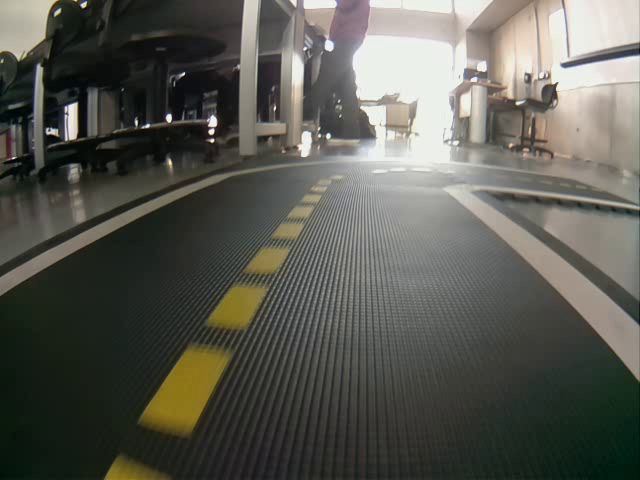
#> input picture images/testa37.png, 640 x 480 px
$ python read_edges.py
#> lines starting #> are read from the running program, lines starting #| are printed output that depends on the picture; after the words box and inside, x2 and y2 are one past the last pixel; in counts of white or black regions, pixels touching at a corner belong together; pictures that were not available may be replaced by others from this repository, and a replacement may not be noted
import cv2
import numpy as np
import matplotlib.pyplot as plt

vd = cv2.VideoCapture("images/film5.avi")
fname = "images/testa37.png"
img = cv2.imread(fname)
#> img is the input picture: shape (480, 640, 3); mean B, G, R 82.8, 90.3, 90.3
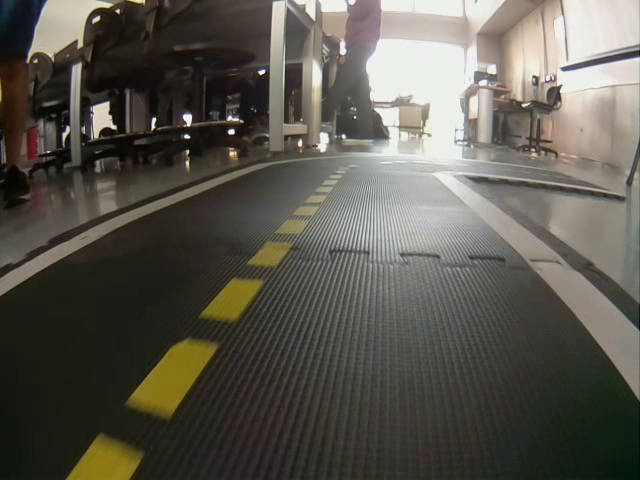
#> input picture frame 16 of images/film4.avi, 640 x 480 px, given in place of film5.avi, which was not available
#> further down, frame is the input picture: shape (480, 640, 3); mean B, G, R 79.2, 87.8, 90.7


def toCanny(src):
    gray = cv2.cvtColor(src, cv2.COLOR_RGB2GRAY)  # Convert to gray
    blur = cv2.GaussianBlur(gray, (5, 5), 0)
    canny = cv2.Canny(blur, 50, 150)  # Detect edges
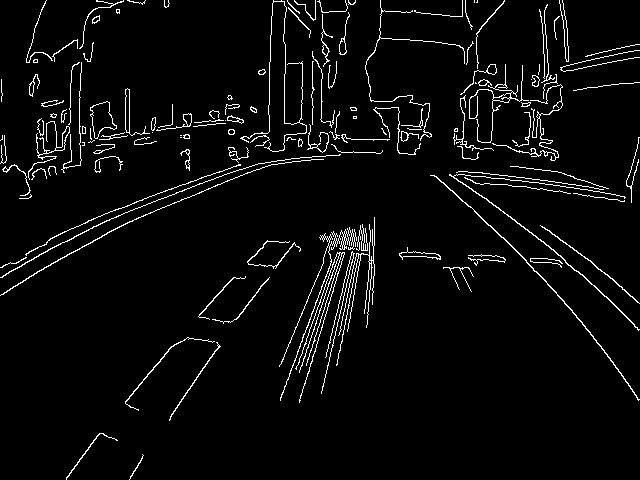
#> canny: shape (480, 640); 4.1% white in thin lines or dots
    return canny


def selectArea(src):
    polygon = np.array([[(0, 480), (270, 164), (420, 164), (640, 340)]])
    mask = np.zeros_like(src)
    cv2.fillPoly(mask, polygon, 255)
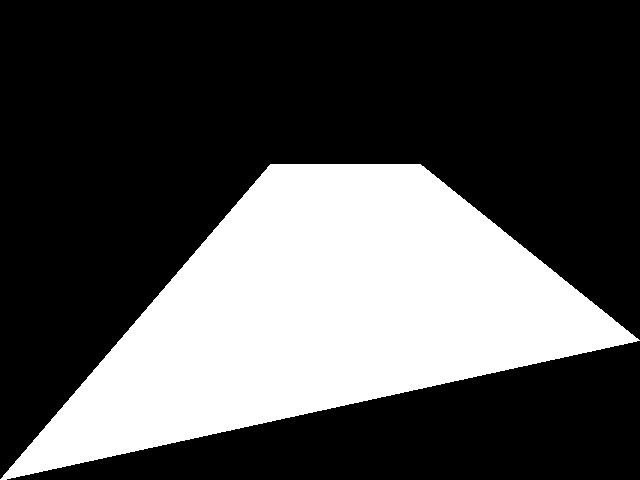
#> mask: shape (480, 640); 31.3% white; 1 white region, box (x1, y1, x2, y2) and area: (0, 164, 640, 480) 96018
    mask_img = cv2.bitwise_and(src, mask)
#> mask_img: shape (480, 640); 1.1% white in thin lines or dots, all inside (x1, y1, x2, y2) = (77, 164, 603, 464)
    return mask_img

def selectEdge(src):
    polygon = np.array([[(380, 480), (380, 155), (388, 158), (640, 446), (640, 480)]])
    mask = np.zeros_like(src)
    cv2.fillPoly(mask, polygon, 255)
#> mask: shape (480, 640); 15.5% white; 1 white region, box (x1, y1, x2, y2) and area: (380, 155, 640, 480) 47590
    mask_img = cv2.bitwise_and(src, mask)
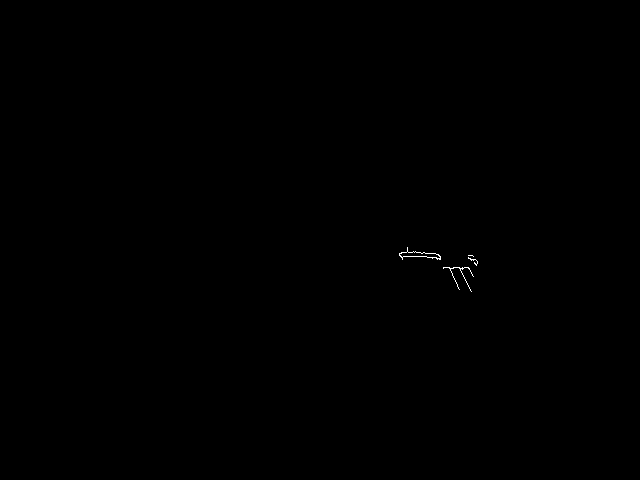
#> mask_img: shape (480, 640); 0.07% white in thin lines or dots, all inside (x1, y1, x2, y2) = (399, 247, 478, 292)
    return mask_img

def disLines(src, lines):
    line_image = np.zeros_like(src)
    if lines is not None:
        for line in lines:
            x1, y1, x2, y2 = line.reshape(4)
            cv2.line(line_image, (x1, y1), (x2, y2), (255, 0, 0), 10)
    return line_image


while (vd.isOpened()):

    ret, frame = vd.read()
    l_im = np.copy(frame)
    # Our operations on the frame come here
    canny = toCanny(frame)
    # Select image
    selectImg = selectArea(canny)
    selectEd = selectEdge(canny)

    contours, hierarchy = cv2.findContours(selectImg, cv2.RETR_TREE, cv2.CHAIN_APPROX_NONE)
#> contours = 43 contours, 28 with area under 20; largest, box (x1, y1, x2, y2) and area: (279, 227, 357, 401) 202, (399, 247, 441, 260) 165, (399, 251, 441, 259) 153, (430, 175, 603, 349) 152, (169, 342, 221, 421) 54
    for contour in contours:
        cv2.drawContours(frame, contour, -1, (0, 255, 0), 3)
#> this loop made 43 passes
#> contour on passes 3, 10: [[217, 345], [218, 344], [219, 345], [218, 346]], [[480, 255], [481, 254], [482, 255], [481, 256]]
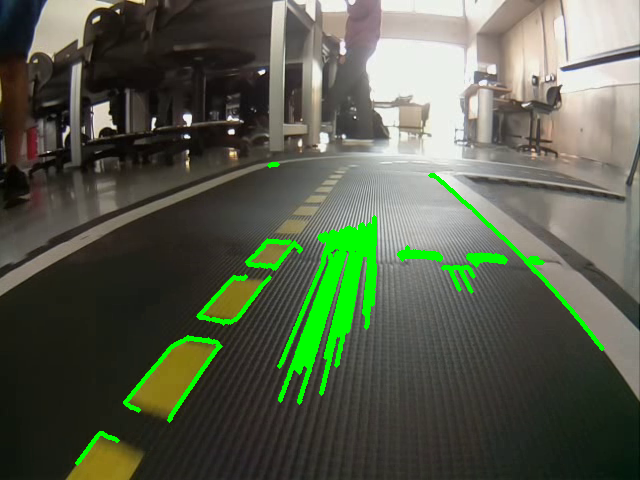
#> frame: shape (480, 640, 3); 4.06% of pixels changed, all inside (x1, y1, x2, y2) = (75, 162, 605, 466)

    # Detect lines
    line = cv2.HoughLinesP(selectImg, 2, np.pi / 180, 100, np.array([]), minLineLength=40, maxLineGap=5)
#> line = 16 rows, first 6: [170, 417, 200, 373], [305, 332, 331, 261], [340, 350, 359, 254], [509, 243, 572, 310], [125, 401, 171, 346], [321, 393, 354, 253]
    line_image = disLines(l_im, line)
#> the loop in disLines, `for line in lines:` made 16 passes
#> (x1, y1, x2, y2) on passes 1 to 12: (170, 417, 200, 373), (305, 332, 331, 261), (340, 350, 359, 254), (509, 243, 572, 310), (125, 401, 171, 346), (321, 393, 354, 253), (187, 390, 219, 345), (306, 365, 323, 310), (302, 365, 341, 244), (279, 366, 323, 262), (298, 364, 337, 252), (434, 175, 508, 242)
#> after the loop in disLines, `for line in lines:`:
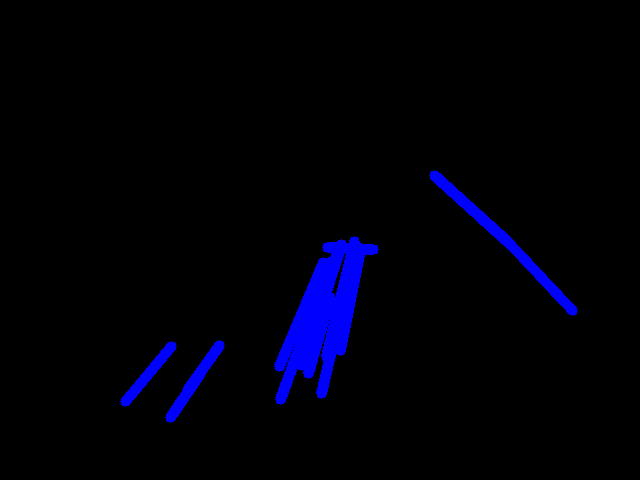
#> line_image: shape (480, 640, 3); mean of channels 0, 1, 2 9.7, 0, 0; drawn as B, G, R

    # Union

    union_img = cv2.addWeighted(l_im, 0.8, line_image, 1, 1)
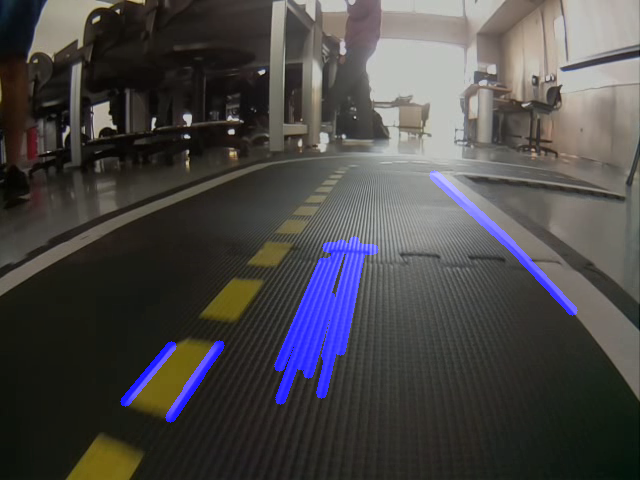
#> union_img: shape (480, 640, 3); mean B, G, R 71.6, 71.3, 73.5

    # Display the resulting frame
    plt.imshow(img)
#> (the run stopped early here; a loop or call above may not have finished)
